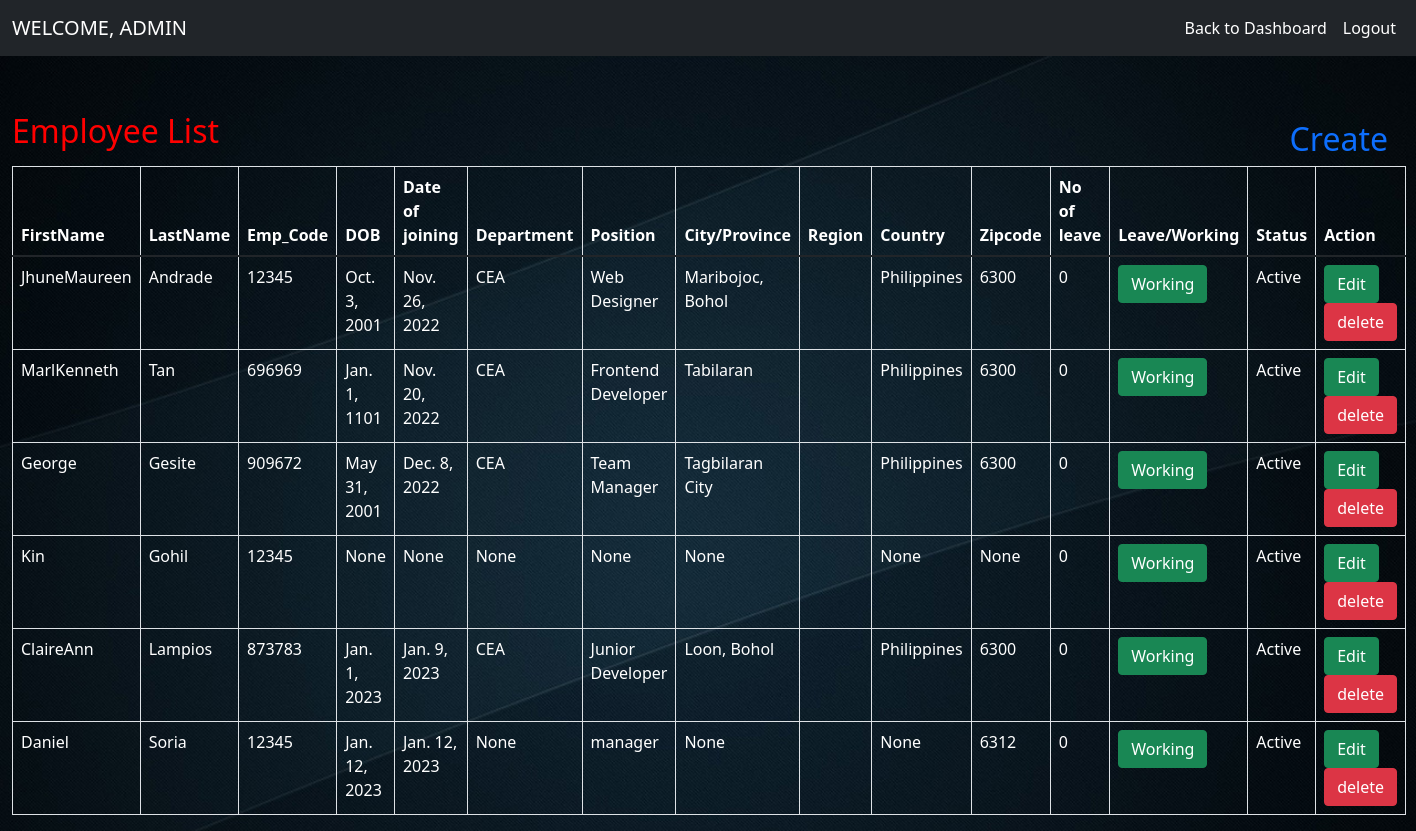
The app's page /employee-list, older data.
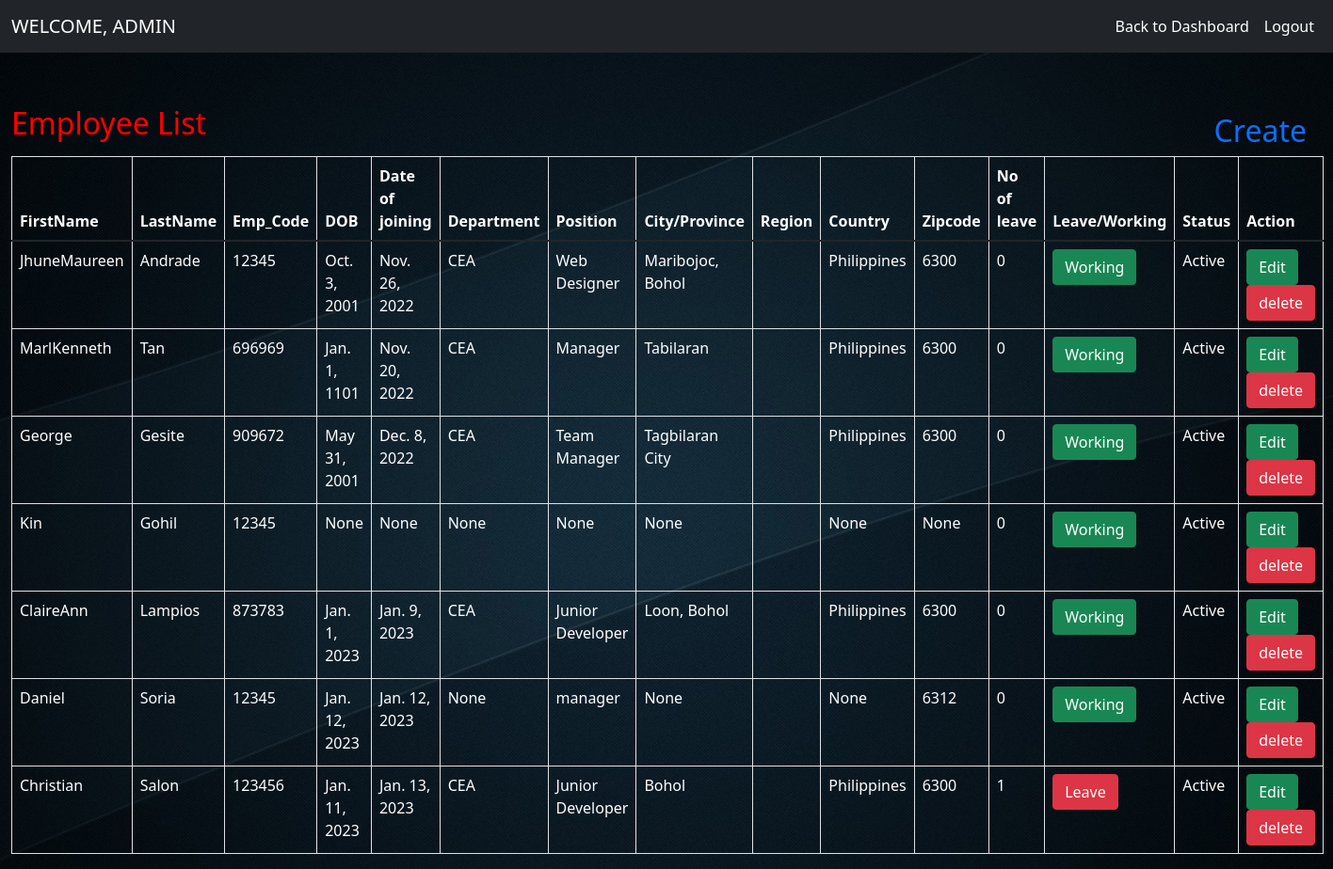
The same page, newer data.
### admin_side/models.py (models this page shows, shortened)
class Employee(models.Model):
    user = models.ForeignKey(User, on_delete=models.CASCADE, null=True)
    empcode = models.CharField(max_length=100, null=True)
    dob = models.DateField(null=True, blank=True)
    doj = models.DateField(null=True, blank=True)
    department = models.CharField(max_length=100, null=True, blank=True)
    position = models.CharField(max_length=100, null=True, blank=True)
    address = models.CharField(max_length=100, null=True, blank=True)
    city = models.CharField(max_length=100, null=True, blank=True)
    country = models.CharField(max_length=100, null=True, blank=True)
    zipcode = models.CharField(max_length=100, null=True, blank=True)
    region = models.CharField(max_length=100, null=True, blank=True)
    active = models.BooleanField(default=True)
    leave_count = models.IntegerField(null=True, blank=True, default=0)
    on_leave = models.BooleanField(default=False)

### admin_side/views.py (the view)
# urls.py: path('employee-list', employee_list, name="employee_list"),
def employee_list(request):
    emp_data = Employee.objects.filter()
    d = {'employee':emp_data}
    return render(request, 'employee_list.html',d)

### admin_side/templates/employee_list.html (shortened to what this page needs)
{% extends 'admin_home.html' %}
{% load static %}
{% block body %}
<link rel = stylesheet href = "//cdn.datatables.net/1.10.19/css/jquery.dataTables.min.css" defer>
  <body style="background-image:url('{% static 'images/eml.jpg'%}'); background-repeat: no repeat; background-size: 100%">
<div  class="container-fluid">
        <h2 style="color:red;margin-top:4%">Employee List
          <a href = "/registration"  class="nav-link {% if request.path == '/registration/' %} active {% endif %}"<button class="btn btn-primary" align="right" style="float:right">Create</button></a>
        </h2>
        <table class="table table-bordered" id="myTable">
  <thead>
  <tr>
    <th style="color: white">FirstName</th>
    <th style="color: white">LastName</th>
    <th style="color: white">Emp_Code</th>
    <th style="color: white">DOB</th>
    <th style="color: white">Date of joining</th>
    <th style="color: white">Department</th>
    <th style="color: white">Position</th>
    <th style="color: white">City/Province</th>
    <th style="color: white">Region</th>
    <th style="color: white">Country</th>
    <th style="color: white">Zipcode</th>
    <th style="color: white">No of leave</th>
    <th style="color: white">Leave/Working</th>
    <th style="color: white">Status</th>
    <th style="color: white">Action</th>
  </tr>
  </thead>
   <tbody>
    {% for i in employee %}
  <tr>
    <td style="color: white">{{i.user.first_name}}</td>
    <td style="color: white">{{i.user.last_name}}</td>
    <td style="color: white">{{i.empcode}}</td>
    <td style="color: white">{{i.dob}}</td>
    <td style="color: white">{{i.doj}}</td>
    <td style="color: white">{{i.department}}</td>
    <td style="color: white">{{i.position}}</td>
    <td style="color: white">{{i.city}}</td>
    <td style="color: white">{{i.state}}</td>
    <td style="color: white">{{i.country}}</td>
    <td style="color: white">{{i.zipcode}}</td>
    <td style="color: white">{{i.leave_count}}</td>
    <td style="color: white">{% if i.on_leave %}
        <a href="{% url 'leave_status' i.id %}" onclick="return confirm('Are you sure, You are working today?')"><button class="btn btn-danger">Leave</button></a>
          {% else %}
          <a href="{% url 'leave_status' i.id %}"  onclick="return confirm('Are you sure, You are applying for leave?')"><button class="btn btn-success">Working</button></a>
        {% endif %}</td>
      <td style="color: white">{% if i.active %}Active{% else %}Inactive{% endif %}</td>
    <td><a href="{% url 'edit_employee' i.id %}" ><button class="btn btn-success">Edit</button></a>
        <a href="{% url 'delete_employee' i.id %}" onclick="return confirm('Are you sure?')"><button class="btn btn-danger">delete</button></a>
    </td>
  </tr>
    {% endfor %}
    </tbody>
</table>
</div>
</body>
{% endblock  %}

Row changes from the older to the newer data that the page shows:
changed Employee "Jan. 1, 1101": position "Frontend Developer" → "Manager"
added Employee: user.first_name "Christian", user.last_name "Salon", empcode "123456", dob "Jan. 11, 2023", doj "Jan. 13, 2023", department "CEA", position "Junior Developer", city "Bohol", country "Philippines", zipcode "6300", leave_count "1", on_leave "Leave", active "Active"
